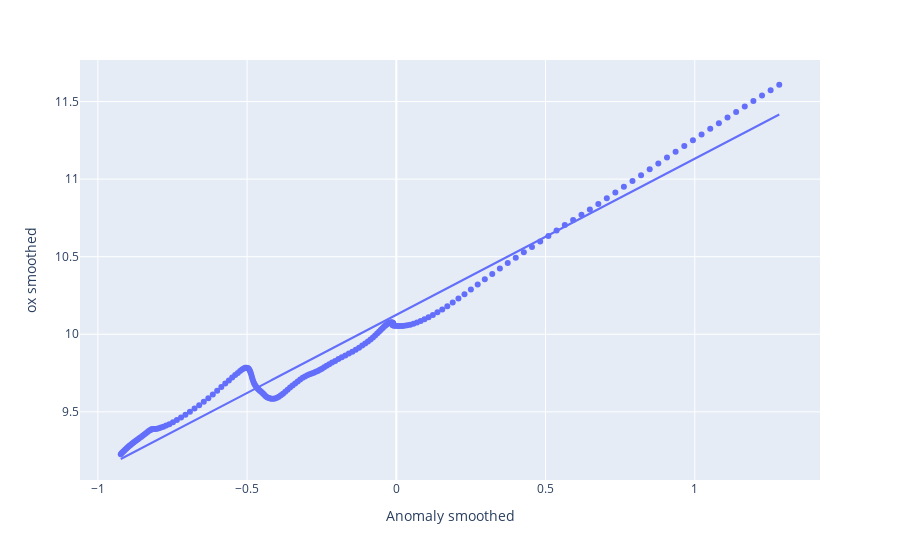

Notebook code cell kept with this figure:
### Code cell
# fitting
# WANT THIS ONE, X= GLOBAL SMOOTHED, Y=IRISH SMOOTHED

linear_fit = px.scatter(ox_stack_global_1Y,
                    x='Anomaly smoothed', y='ox smoothed', 
                    #x='Anomaly', y='ox',
                    trendline='ols')

params = px.get_trendline_results(linear_fit).iloc[0].values[0]
alpha, intercept = params.params[1], params.params[0]

ox_stack_global_1Y['ox calculated'] = alpha * ox_stack_global_1Y['Anomaly smoothed'] + intercept

print(np.array([alpha, intercept, params.rsquared]).round(2))

linear_fit.show()

### Figure 1 — Plotly figure (JSON) as saved in the notebook; plotly's stock layout.template omitted (floating-point values rounded to 4 significant figures; data arrays with more than 128 entries replaced by an {"elided": "..."} marker saying what was removed)
{"data": [{"hovertemplate": "Anomaly smoothed=%{x}<br>ox smoothed=%{y}<extra></extra>", "legendgroup": "", "marker": {"color": "#636efa", "symbol": "circle"}, "mode": "markers", "name": "", "orientation": "v", "showlegend": false, "type": "scatter", "x": {"elided": "207 float values"}, "xaxis": "x", "y": {"elided": "207 float values"}, "yaxis": "y"}, {"hovertemplate": "<b>OLS trendline</b><br>ox smoothed = 1.0065 * Anomaly smoothed + 10.1252<br>R<sup>2</sup>=0.972528<br><br>Anomaly smoothed=%{x}<br>ox smoothed=%{y} <b>(trend)</b><extra></extra>", "legendgroup": "", "marker": {"color": "#636efa", "symbol": "circle"}, "mode": "lines", "name": "", "showlegend": false, "type": "scatter", "x": {"elided": "207 float values"}, "xaxis": "x", "y": {"elided": "207 float values"}, "yaxis": "y"}], "layout": {"legend": {"tracegroupgap": 0}, "margin": {"t": 60}, "xaxis": {"anchor": "y", "domain": [0, 1], "title": {"text": "Anomaly smoothed"}}, "yaxis": {"anchor": "x", "domain": [0, 1], "title": {"text": "ox smoothed"}}}}
